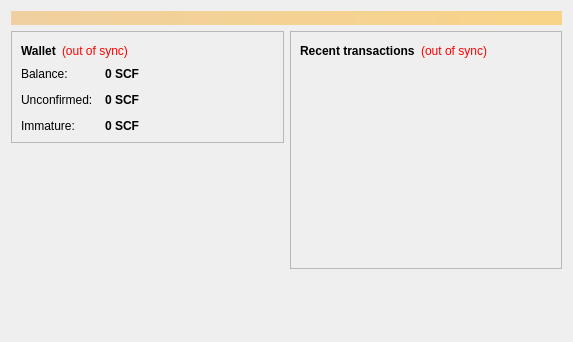
<?xml version="1.0" encoding="UTF-8"?>
<ui version="4.0">
 <class>OverviewPage</class>
 <widget class="QWidget" name="OverviewPage">
  <property name="geometry">
   <rect>
    <x>0</x>
    <y>0</y>
    <width>573</width>
    <height>342</height>
   </rect>
  </property>
  <property name="windowTitle">
   <string>Form</string>
  </property>
  <layout class="QVBoxLayout" name="topLayout">
   <item>
    <widget class="QLabel" name="labelAlerts">
     <property name="visible">
      <bool>false</bool>
     </property>
     <property name="styleSheet">
      <string notr="true">background-color: qlineargradient(x1: 0, y1: 0, x2: 1, y2: 0, stop:0 #F0D0A0, stop:1 #F8D488); color:#000000;</string>
     </property>
     <property name="wordWrap">
      <bool>true</bool>
     </property>
     <property name="margin">
      <number>3</number>
     </property>
    </widget>
   </item>
   <item>
    <layout class="QHBoxLayout" name="horizontalLayout" stretch="1,1">
     <item>
      <layout class="QVBoxLayout" name="verticalLayout_2">
       <item>
        <widget class="QFrame" name="frame">
         <property name="frameShape">
          <enum>QFrame::StyledPanel</enum>
         </property>
         <property name="frameShadow">
          <enum>QFrame::Raised</enum>
         </property>
         <layout class="QVBoxLayout" name="verticalLayout_4">
          <item>
           <layout class="QHBoxLayout" name="horizontalLayout_4">
            <item>
             <widget class="QLabel" name="label_5">
              <property name="font">
               <font>
                <weight>75</weight>
                <bold>true</bold>
               </font>
              </property>
              <property name="text">
               <string>Wallet</string>
              </property>
             </widget>
            </item>
            <item>
             <widget class="QLabel" name="labelWalletStatus">
              <property name="toolTip">
               <string>The displayed information may be out of date. Your wallet automatically synchronizes with the Bitcoin network after a connection is established, but this process has not completed yet.</string>
              </property>
              <property name="styleSheet">
               <string notr="true">QLabel { color: red; }</string>
              </property>
              <property name="text">
               <string notr="true">(out of sync)</string>
              </property>
              <property name="alignment">
               <set>Qt::AlignLeading|Qt::AlignLeft|Qt::AlignVCenter</set>
              </property>
             </widget>
            </item>
            <item>
             <spacer name="horizontalSpacer_2">
              <property name="orientation">
               <enum>Qt::Horizontal</enum>
              </property>
              <property name="sizeHint" stdset="0">
               <size>
                <width>40</width>
                <height>20</height>
               </size>
              </property>
             </spacer>
            </item>
           </layout>
          </item>
          <item>
           <layout class="QFormLayout" name="formLayout_2">
            <property name="fieldGrowthPolicy">
             <enum>QFormLayout::AllNonFixedFieldsGrow</enum>
            </property>
            <property name="horizontalSpacing">
             <number>12</number>
            </property>
            <property name="verticalSpacing">
             <number>12</number>
            </property>
            <item row="0" column="0">
             <widget class="QLabel" name="label">
              <property name="text">
               <string>Balance:</string>
              </property>
             </widget>
            </item>
            <item row="0" column="1">
             <widget class="QLabel" name="labelBalance">
              <property name="font">
               <font>
                <weight>75</weight>
                <bold>true</bold>
               </font>
              </property>
              <property name="cursor">
               <cursorShape>IBeamCursor</cursorShape>
              </property>
              <property name="toolTip">
               <string>Your current balance</string>
              </property>
              <property name="text">
               <string notr="true">0 SCF</string>
              </property>
              <property name="textInteractionFlags">
               <set>Qt::LinksAccessibleByMouse|Qt::TextSelectableByKeyboard|Qt::TextSelectableByMouse</set>
              </property>
             </widget>
            </item>
            <item row="1" column="0">
             <widget class="QLabel" name="label_3">
              <property name="text">
               <string>Unconfirmed:</string>
              </property>
             </widget>
            </item>
            <item row="1" column="1">
             <widget class="QLabel" name="labelUnconfirmed">
              <property name="font">
               <font>
                <weight>75</weight>
                <bold>true</bold>
               </font>
              </property>
              <property name="cursor">
               <cursorShape>IBeamCursor</cursorShape>
              </property>
              <property name="toolTip">
               <string>Total of transactions that have yet to be confirmed, and do not yet count toward the current balance</string>
              </property>
              <property name="text">
               <string notr="true">0 SCF</string>
              </property>
              <property name="textInteractionFlags">
               <set>Qt::LinksAccessibleByMouse|Qt::TextSelectableByKeyboard|Qt::TextSelectableByMouse</set>
              </property>
             </widget>
            </item>
            <item row="2" column="0">
             <widget class="QLabel" name="labelImmatureText">
              <property name="text">
               <string>Immature:</string>
              </property>
             </widget>
            </item>
            <item row="2" column="1">
             <widget class="QLabel" name="labelImmature">
              <property name="font">
               <font>
                <weight>75</weight>
                <bold>true</bold>
               </font>
              </property>
              <property name="toolTip">
               <string>Mined balance that has not yet matured</string>
              </property>
              <property name="text">
               <string notr="true">0 SCF</string>
              </property>
              <property name="textInteractionFlags">
               <set>Qt::LinksAccessibleByMouse|Qt::TextSelectableByKeyboard|Qt::TextSelectableByMouse</set>
              </property>
             </widget>
            </item>
           </layout>
          </item>
         </layout>
        </widget>
       </item>
       <item>
        <spacer name="verticalSpacer">
         <property name="orientation">
          <enum>Qt::Vertical</enum>
         </property>
         <property name="sizeHint" stdset="0">
          <size>
           <width>20</width>
           <height>40</height>
          </size>
         </property>
        </spacer>
       </item>
      </layout>
     </item>
     <item>
      <layout class="QVBoxLayout" name="verticalLayout_3">
       <item>
        <widget class="QFrame" name="frame_2">
         <property name="frameShape">
          <enum>QFrame::StyledPanel</enum>
         </property>
         <property name="frameShadow">
          <enum>QFrame::Raised</enum>
         </property>
         <layout class="QVBoxLayout" name="verticalLayout">
          <item>
           <layout class="QHBoxLayout" name="horizontalLayout_2">
            <item>
             <widget class="QLabel" name="label_4">
              <property name="text">
               <string>&lt;b&gt;Recent transactions&lt;/b&gt;</string>
              </property>
             </widget>
            </item>
            <item>
             <widget class="QLabel" name="labelTransactionsStatus">
              <property name="toolTip">
               <string>The displayed information may be out of date. Your wallet automatically synchronizes with the Bitcoin network after a connection is established, but this process has not completed yet.</string>
              </property>
              <property name="styleSheet">
               <string notr="true">QLabel { color: red; }</string>
              </property>
              <property name="text">
               <string notr="true">(out of sync)</string>
              </property>
              <property name="alignment">
               <set>Qt::AlignRight|Qt::AlignTrailing|Qt::AlignVCenter</set>
              </property>
             </widget>
            </item>
            <item>
             <spacer name="horizontalSpacer">
              <property name="orientation">
               <enum>Qt::Horizontal</enum>
              </property>
              <property name="sizeHint" stdset="0">
               <size>
                <width>40</width>
                <height>20</height>
               </size>
              </property>
             </spacer>
            </item>
           </layout>
          </item>
          <item>
           <widget class="QListView" name="listTransactions">
            <property name="styleSheet">
             <string notr="true">QListView { background: transparent; }</string>
            </property>
            <property name="frameShape">
             <enum>QFrame::NoFrame</enum>
            </property>
            <property name="verticalScrollBarPolicy">
             <enum>Qt::ScrollBarAlwaysOff</enum>
            </property>
            <property name="horizontalScrollBarPolicy">
             <enum>Qt::ScrollBarAlwaysOff</enum>
            </property>
            <property name="selectionMode">
             <enum>QAbstractItemView::NoSelection</enum>
            </property>
           </widget>
          </item>
         </layout>
        </widget>
       </item>
       <item>
        <spacer name="verticalSpacer_2">
         <property name="orientation">
          <enum>Qt::Vertical</enum>
         </property>
         <property name="sizeHint" stdset="0">
          <size>
           <width>20</width>
           <height>40</height>
          </size>
         </property>
        </spacer>
       </item>
      </layout>
     </item>
    </layout>
   </item>
  </layout>
 </widget>
 <resources/>
 <connections/>
</ui>
